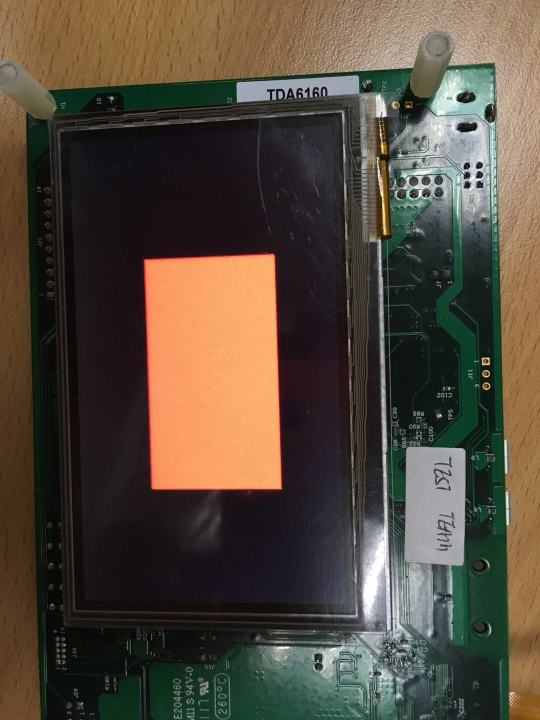
#> input picture pyopencv/pxp_red.jpg, 1080 x 1440 px (shown at 1/2 size)
$ python find_obj.py ../pxp_red.jpg   (Python 2 division)   (older library calls are emulated)
#> lines starting #> are read from the running program, lines starting #| are printed output that depends on the picture; after the words box and inside, x2 and y2 are one past the last pixel; in counts of white or black regions, pixels touching at a corner belong together
#!/usr/bin/env python

'''
Feature-based image matching sample.

USAGE
  find_obj.py [--feature=<sift|surf|orb>[-flann]] [ <image1> <image2> ]

  --feature  - Feature to use. Can be sift, surf of orb. Append '-flann' to feature name
                to use Flann-based matcher instead bruteforce.

  Press left mouse button on a feature point to see its matching point.
'''

import numpy as np
import cv2
from common import anorm, getsize

FLANN_INDEX_KDTREE = 1  # bug: flann enums are missing
FLANN_INDEX_LSH    = 6


def init_feature(name):
    chunks = name.split('-')
    if chunks[0] == 'sift':
        detector = cv2.SIFT()
        norm = cv2.NORM_L2
    elif chunks[0] == 'surf':
        detector = cv2.SURF(800)
        norm = cv2.NORM_L2
    elif chunks[0] == 'orb':
        detector = cv2.ORB(400)
        norm = cv2.NORM_HAMMING
    else:
        return None, None
    if 'flann' in chunks:
        if norm == cv2.NORM_L2:
            flann_params = dict(algorithm = FLANN_INDEX_KDTREE, trees = 5)
        else:
            flann_params= dict(algorithm = FLANN_INDEX_LSH,
                               table_number = 6, # 12
                               key_size = 12,     # 20
                               multi_probe_level = 1) #2
        matcher = cv2.FlannBasedMatcher(flann_params, {})  # bug : need to pass empty dict (#1329)
    else:
        matcher = cv2.BFMatcher(norm)
    return detector, matcher


def filter_matches(kp1, kp2, matches, ratio = 0.75):
    mkp1, mkp2 = [], []
    for m in matches:
        if len(m) == 2 and m[0].distance < m[1].distance * ratio:
            m = m[0]
            mkp1.append( kp1[m.queryIdx] )
            mkp2.append( kp2[m.trainIdx] )
    p1 = np.float32([kp.pt for kp in mkp1])
    p2 = np.float32([kp.pt for kp in mkp2])
    kp_pairs = zip(mkp1, mkp2)
    return p1, p2, kp_pairs

def explore_match(win, img1, img2, kp_pairs, status = None, H = None):
    h1, w1 = img1.shape[:2]
    h2, w2 = img2.shape[:2]
    vis = np.zeros((max(h1, h2), w1+w2), np.uint8)
    vis[:h1, :w1] = img1
    vis[:h2, w1:w1+w2] = img2
    vis = cv2.cvtColor(vis, cv2.COLOR_GRAY2BGR)

    if H is not None:
        corners = np.float32([[0, 0], [w1, 0], [w1, h1], [0, h1]])
        corners = np.int32( cv2.perspectiveTransform(corners.reshape(1, -1, 2), H).reshape(-1, 2) + (w1, 0) )
        cv2.polylines(vis, [corners], True, (255, 255, 255))

    if status is None:
        status = np.ones(len(kp_pairs), np.bool_)
    p1 = np.int32([kpp[0].pt for kpp in kp_pairs])
    p2 = np.int32([kpp[1].pt for kpp in kp_pairs]) + (w1, 0)

    green = (0, 255, 0)
    red = (0, 0, 255)
    white = (255, 255, 255)
    kp_color = (51, 103, 236)
    for (x1, y1), (x2, y2), inlier in zip(p1, p2, status):
        if inlier:
            col = green
            cv2.circle(vis, (x1, y1), 2, col, -1)
            cv2.circle(vis, (x2, y2), 2, col, -1)
        else:
            col = red
            r = 2
            thickness = 3
            cv2.line(vis, (x1-r, y1-r), (x1+r, y1+r), col, thickness)
            cv2.line(vis, (x1-r, y1+r), (x1+r, y1-r), col, thickness)
            cv2.line(vis, (x2-r, y2-r), (x2+r, y2+r), col, thickness)
            cv2.line(vis, (x2-r, y2+r), (x2+r, y2-r), col, thickness)
    vis0 = vis.copy()
    for (x1, y1), (x2, y2), inlier in zip(p1, p2, status):
        if inlier:
            cv2.line(vis, (x1, y1), (x2, y2), green)

    cv2.imshow(win, vis)
    def onmouse(event, x, y, flags, param):
        cur_vis = vis
        if flags & cv2.EVENT_FLAG_LBUTTON:
            cur_vis = vis0.copy()
            r = 8
            m = (anorm(p1 - (x, y)) < r) | (anorm(p2 - (x, y)) < r)
            idxs = np.where(m)[0]
            kp1s, kp2s = [], []
            for i in idxs:
                 (x1, y1), (x2, y2) = p1[i], p2[i]
                 col = (red, green)[status[i]]
                 cv2.line(cur_vis, (x1, y1), (x2, y2), col)
                 kp1, kp2 = kp_pairs[i]
                 kp1s.append(kp1)
                 kp2s.append(kp2)
            cur_vis = cv2.drawKeypoints(cur_vis, kp1s, flags=4, color=kp_color)
            cur_vis[:,w1:] = cv2.drawKeypoints(cur_vis[:,w1:], kp2s, flags=4, color=kp_color)

        cv2.imshow(win, cur_vis)
    cv2.setMouseCallback(win, onmouse)
    return vis


if __name__ == '__main__':
    print __doc__

    import sys, getopt
    opts, args = getopt.getopt(sys.argv[1:], '', ['feature='])
    opts = dict(opts)
    feature_name = opts.get('--feature', 'sift')
    try: fn1, fn2 = args
    except:
        fn1 = '../pxp_red.jpg'
        fn2 = '../pxp_blue.jpg'

    img1 = cv2.imread(fn1, 0)
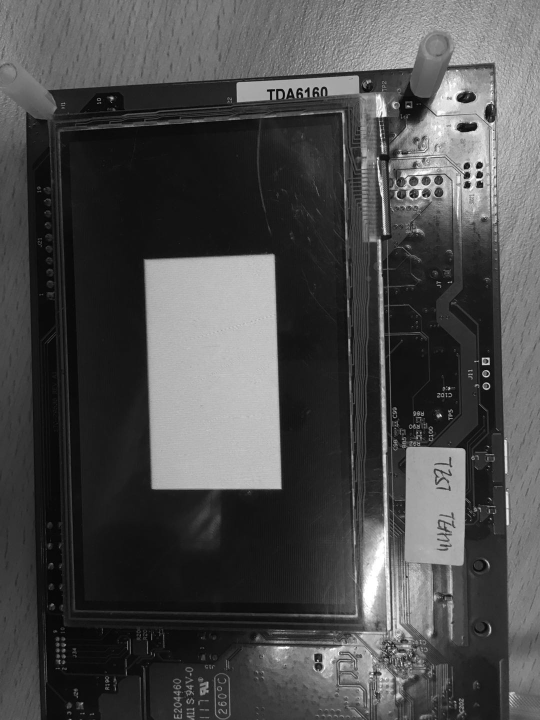
#> img1: shape (1440, 1080) (shown at 1/2 size); min 0, max 255, mean 75.4
    img2 = cv2.imread(fn2, 0)
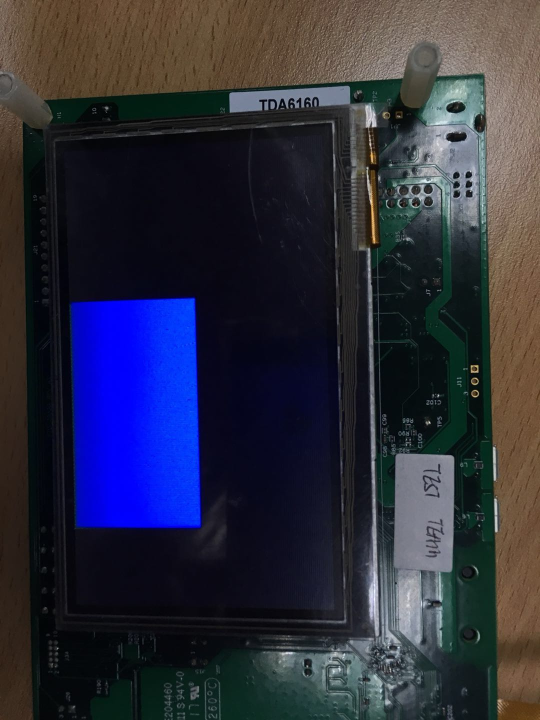
#> input picture pyopencv/pxp_blue.jpg, 1080 x 1440 px (shown at 1/2 size)
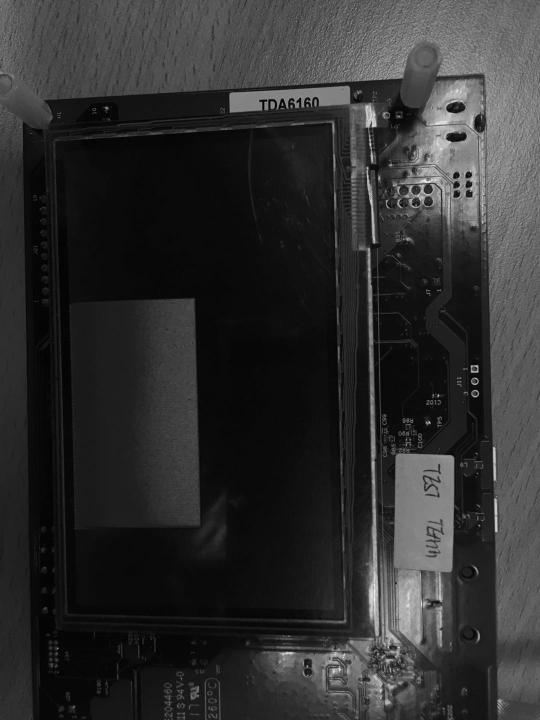
#> img2: shape (1440, 1080) (shown at 1/2 size); min 0, max 255, mean 47
    detector, matcher = init_feature(feature_name)
    if detector != None:
        print 'using', feature_name
    else:
        print 'unknown feature:', feature_name
        sys.exit(1)


    kp1, desc1 = detector.detectAndCompute(img1, None)
#> kp1 = 5735 keypoints; strongest (x, y, size): (958, 331, 8.5), (935, 370, 8.4), (959, 350, 8.3), (934, 331, 8.2)
    kp2, desc2 = detector.detectAndCompute(img2, None)
#> kp2 = 4661 keypoints; strongest (x, y, size): (859, 845, 2.3), (876, 791, 2.5), (740, 289, 3.2), (740, 280, 2.4)
    print 'img1 - %d features, img2 - %d features' % (len(kp1), len(kp2))
#| img1 - 5735 features, img2 - 4661 features

    def match_and_draw(win):
        print 'matching...'
        raw_matches = matcher.knnMatch(desc1, trainDescriptors = desc2, k = 2) #2
        p1, p2, kp_pairs = filter_matches(kp1, kp2, raw_matches)
        if len(p1) >= 4:
            H, status = cv2.findHomography(p1, p2, cv2.RANSAC, 5.0)
            print '%d / %d  inliers/matched' % (np.sum(status), len(status))
        else:
            H, status = None, None
            print '%d matches found, not enough for homography estimation' % len(p1)

        vis = explore_match(win, img1, img2, kp_pairs, status, H)

    match_and_draw('find_obj')
#> in match_and_draw, `raw_matches = matcher.knnMatch(desc1, trainDescriptors = desc2, k = 2)`: raw_matches = 5735 matches
#> after the loop in filter_matches, `for m in matches:`: mkp1 = 1018 keypoints; strongest (x, y, size): (898, 777, 3), (881, 831, 2.7), (756, 317, 2.8), (632, 190, 3.3); mkp2 = 1018 keypoints; strongest (x, y, size): (859, 845, 2.3), (876, 791, 2.5), (952, 757, 2.3), (780, 1339, 2)
#> in filter_matches, `p1 = np.float32([kp.pt for kp in mkp1])`: p1 = 1018 pairs, first value 49.7 to 1073.9, second value 4.59 to 1433.7
#> in filter_matches, `p2 = np.float32([kp.pt for kp in mkp2])`: p2 = 1018 pairs, first value 43.92 to 1054.9, second value 26.04 to 1433.2
#> in filter_matches, `kp_pairs = zip(mkp1, mkp2)`: kp_pairs = 1018 items
#> in match_and_draw, `H, status = cv2.findHomography(p1, p2, cv2.RANSAC, 5.0)`: H = [[0.977, -0.00665, -4.11], [-0.00413, 0.982, 25.09], [-8.66e-06, -2.87e-06, 1]]; status = 1018 values, max 1 at index 0, min 0 at index 2, mean 0.886
#| 902 / 1018  inliers/matched
#> in explore_match, `vis[:h2, w1:w1+w2] = img2`:
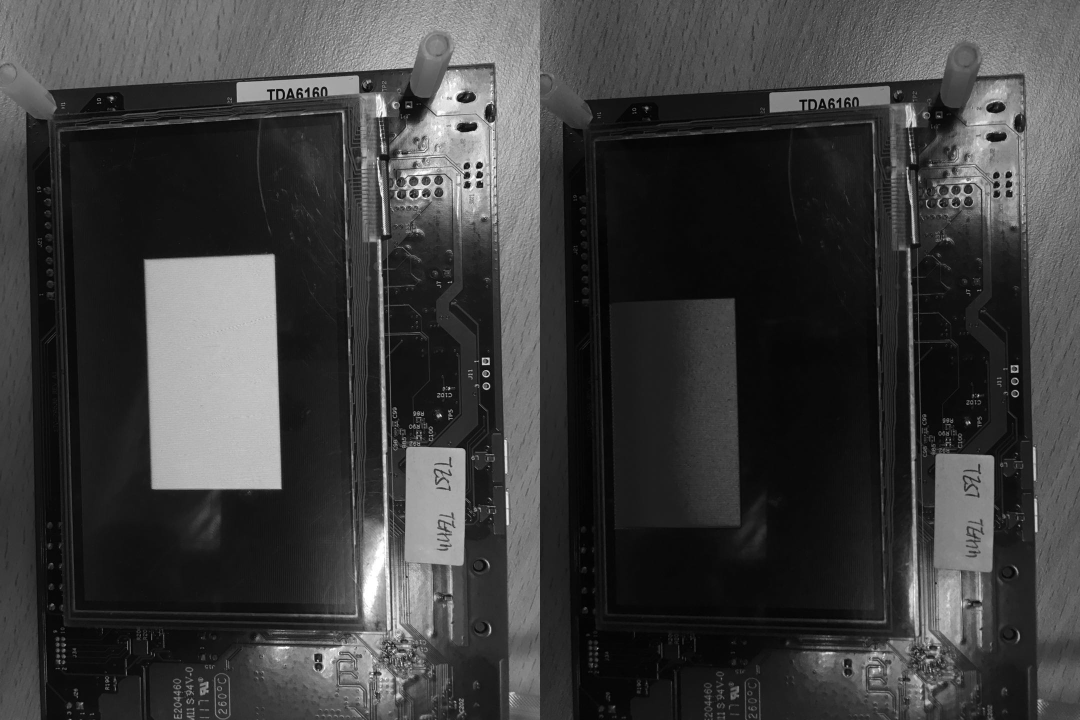
#> vis: shape (1440, 2160) (shown at 1/2 size); min 0, max 255, mean 61.2
#> in explore_match, `corners = np.int32( cv2.perspectiveTransform(corners.reshape(1, -1, 2)..`: corners = [[1075, 25], [2140, 20], [2135, 1453], [1066, 1444]]
#> in explore_match, `cv2.polylines(vis, [corners], True, (255, 255, 255))`:
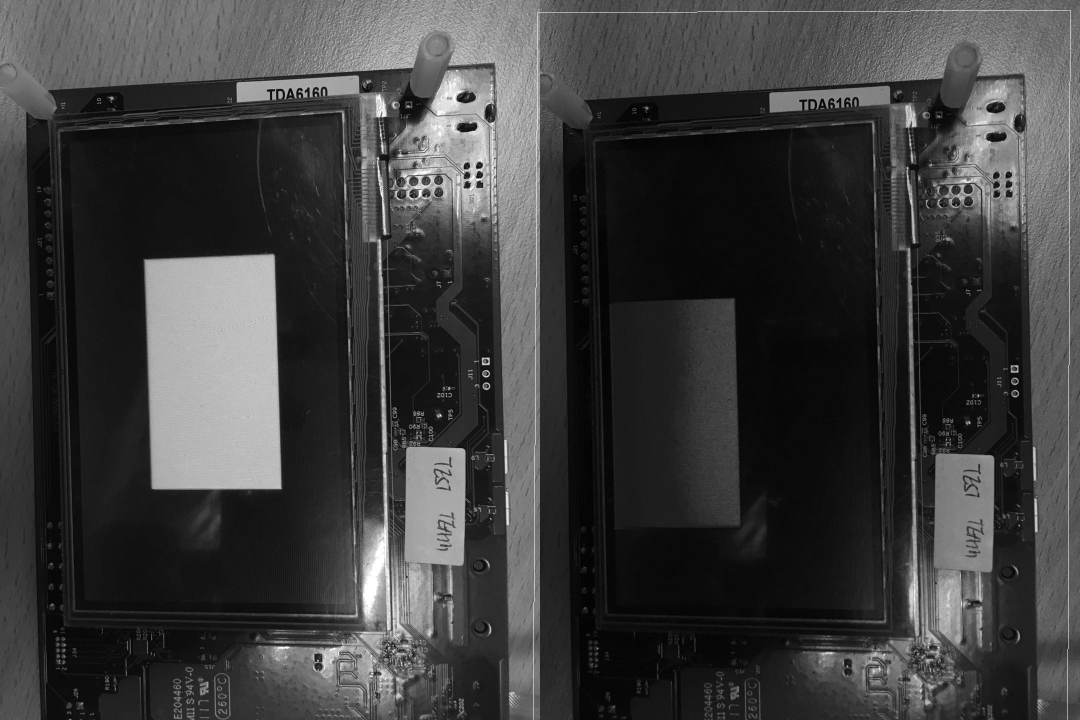
#> vis: shape (1440, 2160, 3) (shown at 1/2 size); min 0, max 255, mean 61.4
#> in explore_match, `p1 = np.int32([kpp[0].pt for kpp in kp_pairs])`: p1 = 1018 pairs, first value 49 to 1073, second value 4 to 1433
#> in explore_match, `p2 = np.int32([kpp[1].pt for kpp in kp_pairs]) + (w1, 0)`: p2 = 1018 pairs, first value 1123 to 2134, second value 26 to 1433
#> the loop in explore_match, `for (x1, y1), (x2, y2), inlier in zip(p1, p2, status):` made 1018 passes
#> (x1, y1, x2, y2, inlier, col) on passes 1 to 12: (49, 226, 1123, 245, [1], (0, 255, 0)), (71, 254, 1143, 271, [1], (0, 255, 0)), (75, 335, 1143, 271, [0], (0, 0, 255)), (78, 380, 1150, 397, [1], (0, 255, 0)), (81, 477, 1153, 492, [1], (0, 255, 0)), (86, 244, 1158, 262, [1], (0, 255, 0)), (90, 424, 1162, 463, [0], (0, 0, 255)), (91, 472, 1925, 558, [0], (0, 0, 255)), (98, 1090, 2008, 1380, [0], (0, 0, 255)), (98, 399, 1169, 415, [1], (0, 255, 0)), (99, 562, 1171, 576, [1], (0, 255, 0)), (102, 1172, 1168, 1180, [1], (0, 255, 0))
#> col on passes 61 to 66: (0, 255, 0), (0, 255, 0), (0, 255, 0), (0, 255, 0), (0, 255, 0), (0, 0, 255)
#> after the loop in explore_match, `for (x1, y1), (x2, y2), inlier in zip(p1, p2, status):`:
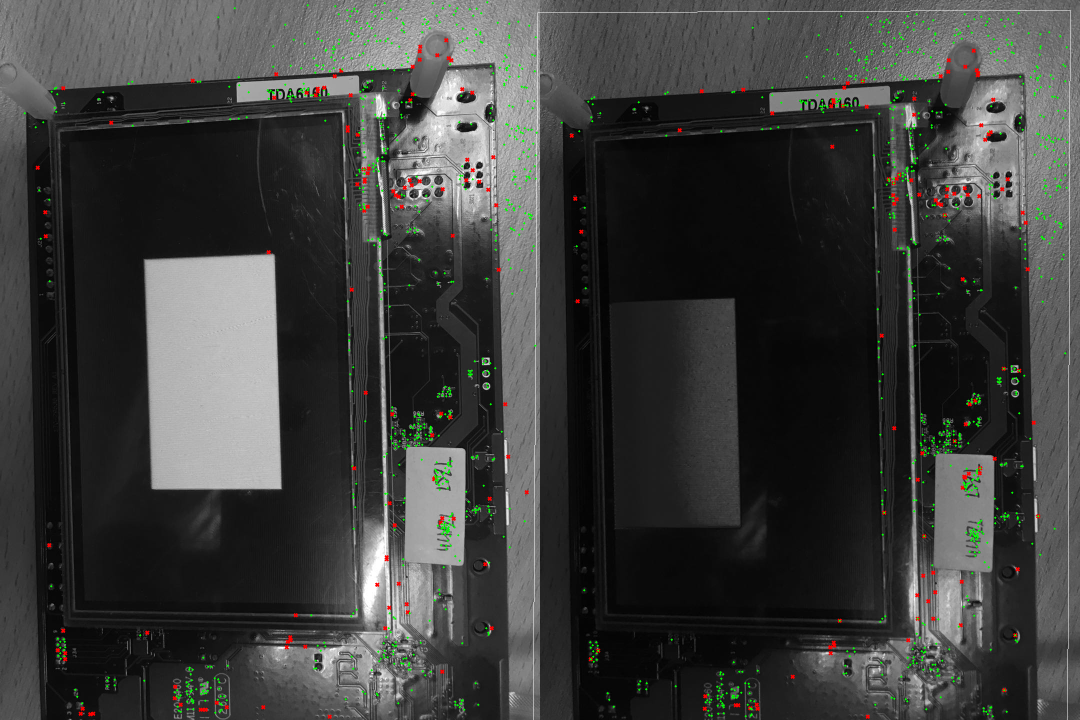
#> vis: shape (1440, 2160, 3) (shown at 1/2 size); 1% of pixels changed, all inside (x1, y1, x2, y2) = (47, 2, 2137, 1438)
#> the loop in explore_match, `for (x1, y1), (x2, y2), inlier in zip(p1, p2, status):` made 1018 passes
#> (x1, y1, x2, y2, inlier) on passes 1 to 3: (49, 226, 1123, 245, [1]), (71, 254, 1143, 271, [1]), (75, 335, 1143, 271, [0])
#> after the loop in explore_match, `for (x1, y1), (x2, y2), inlier in zip(p1, p2, status):`:
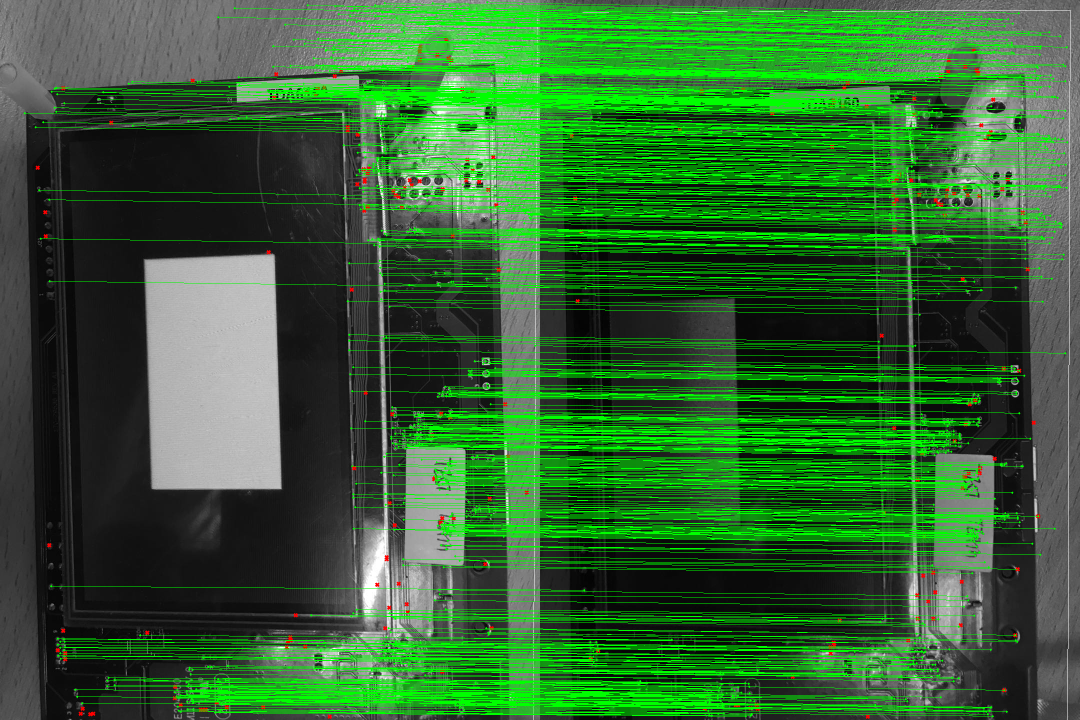
#> vis: shape (1440, 2160, 3) (shown at 1/2 size); 19.6% of pixels changed, all inside (x1, y1, x2, y2) = (52, 4, 2132, 1433)
    cv2.waitKey()
    cv2.destroyAllWindows()
